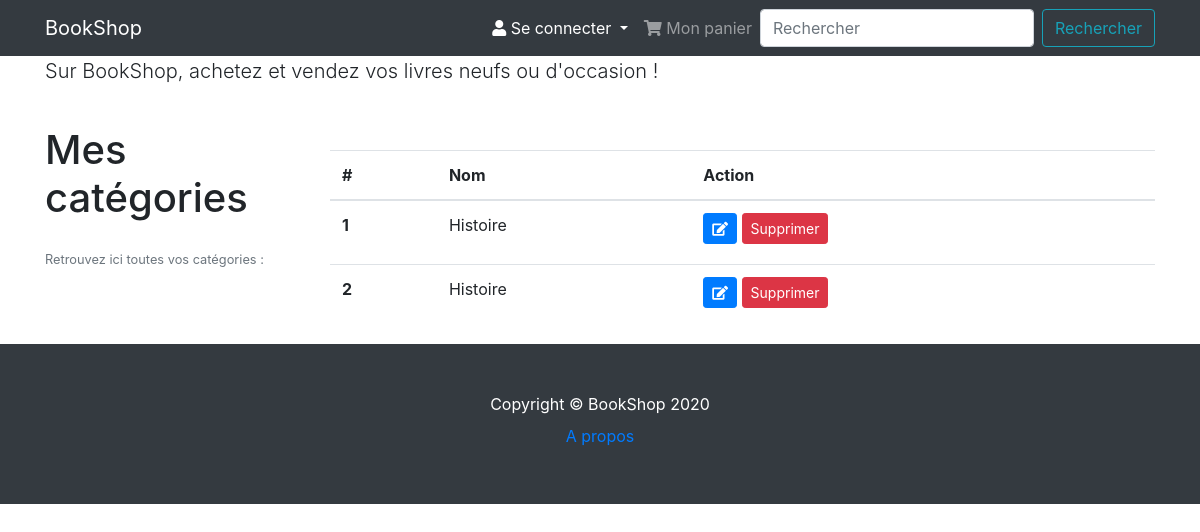
The app's page /category/index, older data.
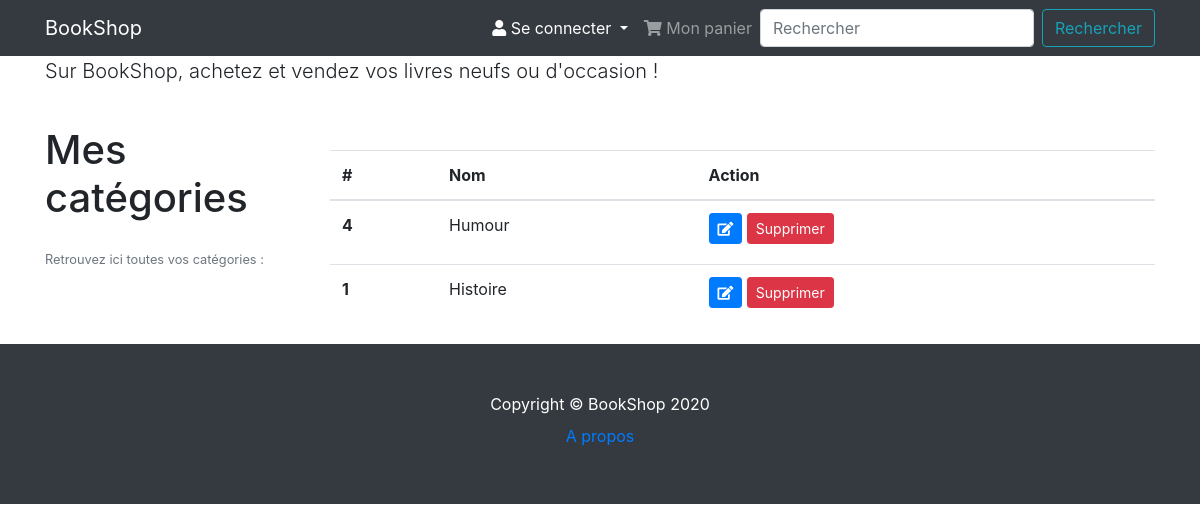
The same page, newer data.
### tables this page shows
CREATE TABLE category (
  id INTEGER PRIMARY KEY AUTOINCREMENT,
  name varchar (50) NOT NULL,
  author_id INTEGER NOT NULL,
  FOREIGN KEY (author_id) REFERENCES user (id)
);

### book/category.py (the view)
@bp.route('/category/index')
def all():
    db = get_db()
    categories = db.execute(
        'SELECT c.id, name, author_id'
        ' FROM category c JOIN user u ON c.author_id = u.id'
        ' ORDER BY name DESC'
    ).fetchall()
    return render_template('category/index.html', categories=categories)

### book/auth.py (called while the page is built)
@bp.before_app_request
def load_logged_in_user():
    user_id = session.get('user_id')
    if user_id is None:
        g.user = None
    else:
        g.user = get_db().execute(
            'SELECT * FROM user WHERE id = ?', (user_id,)
        ).fetchone()

### book/db.py (called while the page is built)
def get_db():
    if 'db' not in g:
        g.db = sqlite3.connect(
            current_app.config['DATABASE'],
            detect_types=sqlite3.PARSE_DECLTYPES
        )
        g.db.row_factory = sqlite3.Row
    return g.db

### book/templates/category/index.html (shortened to what this page needs)
{% extends 'base.html' %}
{% block content %}
  <div class="container">
    <p class="lead">Sur BookShop, achetez et vendez vos livres neufs ou d'occasion !</p>
    <div class="row">
      <div class="col-lg-3">
        <h1 class="my-4">Mes catégories</h1>
        <small class="text-muted">Retrouvez ici toutes vos catégories :</small>
      </div>
      <div class="col-lg-9">
        <br /><br />
        <div class="row">
        <div class="col">
            <table class="table">
              <thead>
                <tr>
                  <th scope="col">#</th>
                  <th scope="col">Nom</th>
                  <th scope="col">Action</th>
                </tr>
              </thead>
              <tbody>
              {% for category in categories %}
                <tr>
                  <th scope="row">{{ category['id'] }}</th>
                  <td>{{ category['name'] }}</td>
                  <td>
                      <form action="{{ url_for('category.delete', id=category['id']) }}" method="post">
                      <a role="button" class="btn btn-primary btn-sm mb-2" href="#" class="btn btn-danger"><i class="fas fa-edit"></i></a>
                      <input class="btn btn-danger btn-sm mb-2" type="submit" value="Supprimer" onclick="return confirm('Are you sure?');">
                      </form>
                  </td>
                </tr>
              {% endfor %}
              </tbody>
            </table>
          </div>
        </div>
      </div>
    </div>
  </div>
{% endblock %}

### book/templates/base.html (shortened to what this page needs)
<!DOCTYPE html>
<html>
<head>
    <link rel="stylesheet" type="text/css" href="{{ url_for('static', filename='css/bootstrap.min.css') }}">
    <link rel="stylesheet" type="text/css" href="{{ url_for('static', filename='css/style.css') }}">
    <link rel="stylesheet" href="{{ url_for('static', filename='css/fontawesome.min.css') }}">
</head>
<body>
  <nav class="navbar navbar-expand-lg navbar-dark bg-dark fixed-top">
    <div class="container">
      <a class="navbar-brand" href="/">BookShop</a>
      <div class="collapse navbar-collapse" id="navbarResponsive">
        <ul class="navbar-nav ml-auto">
        <li class="nav-item dropdown active">
          <a class="nav-link dropdown-toggle" href="#" id="navbarDropdown" role="button" data-toggle="dropdown" aria-haspopup="true" aria-expanded="false">
            {% if g.user %}
            <i class="fas fa-user"></i> Bonjour {{ g.user['username'] }}
          </a>
          <div class="dropdown-menu" aria-labelledby="navbarDropdown">
          <a class="dropdown-item" href="/create">Vendre un livre</a>
            <a class="dropdown-item" href="/inventory">Ma boutique</a>
            <a class="dropdown-item" href="/category/create">Ajouter une catégorie</a>
            <a class="dropdown-item" href="/category/index">Mes catégories</a>
            <div class="dropdown-divider"></div>
            <a class="dropdown-item" href="{{ url_for('auth.logout') }}">Se déconnecter</a>
          </div>
          {% else %}
            <i class="fas fa-user"></i> Se connecter
          </a>
          {% endif %}
        </li>
          <li class="nav-item">
            <a class="nav-link" href="#"><i class="fas fa-shopping-cart"></i> Mon panier</a>
          </li>
        </ul>
          <form class="form-inline my-2 my-lg-0" method="GET" action="/search">
          <input class="form-control mr-sm-2" name="q" type="search" placeholder="Rechercher" aria-label="Search" required>
          <button class="btn btn-outline-info my-2 my-sm-0" type="submit">Rechercher</button>
          </form>
      </div>
    </div>
  </nav>
    {% block content %}{% endblock %}
  <footer class="py-5 bg-dark">
    <div class="container">
      <p class="m-0 text-center text-white">Copyright &copy; BookShop 2020</p>
            <a class="nav-link text-center" href="/about">A propos</a>
    </div>
  </footer>
</body>
</html>

### book/static/css/style.css (style rules this page uses)
body { padding-top: 56px; }

Row changes from the older to the newer data that the page shows:
removed category: id "2", name "Histoire"
added category: id "4", name "Humour"
